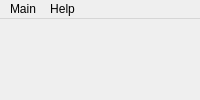
<?xml version="1.0" encoding="UTF-8"?>
<ui version="4.0">
 <class>MainWindow</class>
 <widget class="QMainWindow" name="MainWindow">
  <property name="enabled">
   <bool>true</bool>
  </property>
  <property name="windowTitle">
   <string>QtVisionLab</string>
  </property>
  <widget class="QWidget" name="centralWidget">
   <widget class="QPlainTextEdit" name="textConsole_3">
    <property name="geometry">
     <rect>
      <x>340</x>
      <y>560</y>
      <width>441</width>
      <height>51</height>
     </rect>
    </property>
    <property name="readOnly">
     <bool>true</bool>
    </property>
   </widget>
   <widget class="QLabel" name="lblProcessed_3">
    <property name="geometry">
     <rect>
      <x>350</x>
      <y>90</y>
      <width>471</width>
      <height>441</height>
     </rect>
    </property>
    <property name="autoFillBackground">
     <bool>true</bool>
    </property>
    <property name="text">
     <string/>
    </property>
   </widget>
   <widget class="QLabel" name="lblOriginal_3">
    <property name="geometry">
     <rect>
      <x>1509</x>
      <y>30</y>
      <width>151</width>
      <height>500</height>
     </rect>
    </property>
    <property name="autoFillBackground">
     <bool>true</bool>
    </property>
    <property name="text">
     <string/>
    </property>
   </widget>
  </widget>
  <widget class="QMenuBar" name="menuBar">
   <property name="geometry">
    <rect>
     <x>0</x>
     <y>0</y>
     <width>789</width>
     <height>21</height>
    </rect>
   </property>
   <widget class="QMenu" name="menuMain">
    <property name="title">
     <string>Main</string>
    </property>
    <widget class="QMenu" name="menuWebcam">
     <property name="title">
      <string>Webcam</string>
     </property>
     <addaction name="actionAdd_URL"/>
    </widget>
    <addaction name="actionExit"/>
    <addaction name="actionFile"/>
    <addaction name="menuWebcam"/>
   </widget>
   <widget class="QMenu" name="menuHelp">
    <property name="title">
     <string>Help</string>
    </property>
    <addaction name="actionAbout"/>
   </widget>
   <addaction name="menuMain"/>
   <addaction name="menuHelp"/>
  </widget>
  <action name="actionExit">
   <property name="text">
    <string>Exit</string>
   </property>
   <property name="shortcut">
    <string>Ctrl+X</string>
   </property>
  </action>
  <action name="actionAbout">
   <property name="text">
    <string>About ComputerVision</string>
   </property>
  </action>
  <action name="actionFile">
   <property name="text">
    <string>File</string>
   </property>
  </action>
  <action name="actionAdd_URL">
   <property name="text">
    <string>Add Url</string>
   </property>
  </action>
 </widget>
 <layoutdefault spacing="6" margin="11"/>
 <resources/>
 <connections/>
</ui>
